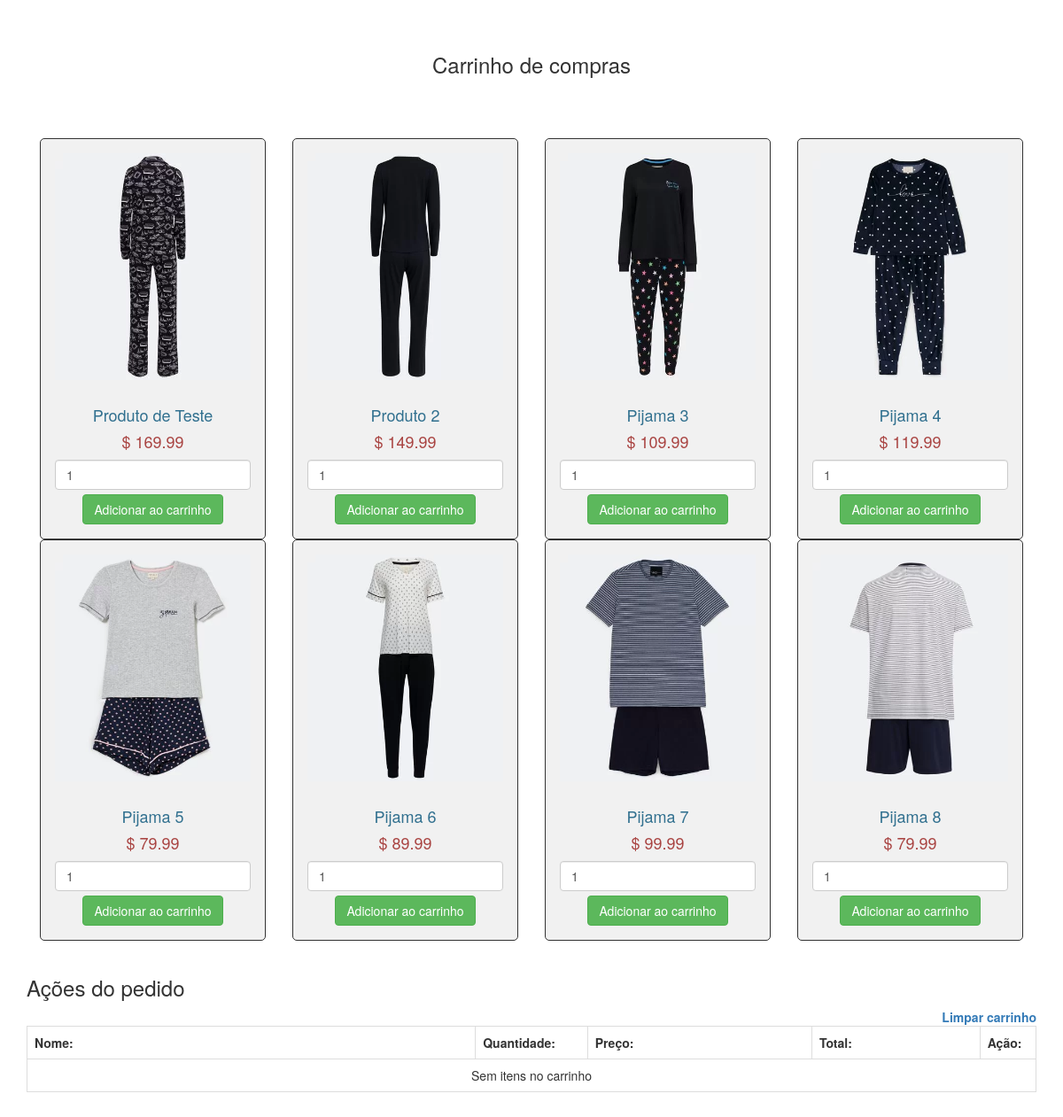
/Carrinho.php, run on the app's committed database.
### tables this page shows
CREATE TABLE IF NOT EXISTS `tb_produtos` (
  `IdProduto` int NOT NULL AUTO_INCREMENT,
  `NomeProduto` varchar(200) NOT NULL,
  `DescricaoProduto` text NOT NULL,
  `PrecoProduto` double NOT NULL,
  `Imagem1Produto` varchar(200) NOT NULL,
  `Imagem2Produto` varchar(200) NOT NULL,
  `Imagem3Produto` varchar(200) NOT NULL,
  `Imagem4Produto` varchar(200) NOT NULL,
  `TextoAlternativoProduto` varchar(200) NOT NULL,
  `PromoInfoProduto` varchar(200) NOT NULL,
  `PromoBackgroundProduto` varchar(50) NOT NULL,
  `DataCriacaoProduto` datetime NOT NULL,
  `DataUltimaAlteracaoProduto` datetime DEFAULT NULL ON UPDATE CURRENT_TIMESTAMP,
  PRIMARY KEY (`IdProduto`)
);

### Carrinho.php (the view, shortened to what this page needs)
<?php
$dbHost = "localhost:3306";
$dbUsername = "root";
$dbPassword = "";
$dbName = "pynpinbd";
$connect = new PDO("mysql:host=$dbHost;dbname=" . $dbName, $dbUsername, $dbPassword);
?>
<!DOCTYPE html>
<html>
	<head>
		<link rel="stylesheet" href="https://maxcdn.bootstrapcdn.com/bootstrap/3.3.6/css/bootstrap.min.css" />
	</head>
	<body>
		<br />
		<div class="container">
			<br />
			<h3 align="center">Carrinho de compras</h3><br />
			<br /><br />
			<?php
			$query = "SELECT * FROM tb_produtos ORDER BY IdProduto ASC";
			$statement = $connect->prepare($query);
			$statement->execute();
			$result = $statement->fetchAll();
			foreach($result as $row)
			{
			?>
			<div class="col-md-3">
				<form method="post">
					<div style="border:1px solid #333; background-color:#f1f1f1; border-radius:5px; padding:16px;" align="center">
						<img src="images/<?php echo $row["Imagem1Produto"]; ?>" class="img-responsive" /><br />
						<h4 class="text-info"><?php echo $row["NomeProduto"]; ?></h4>
						<h4 class="text-danger">$ <?php echo $row["PrecoProduto"]; ?></h4>
						<input type="text" name="quantity" value="1" class="form-control" />
						<input type="submit" name="add_to_cart" style="margin-top:5px;" class="btn btn-success" value="Adicionar ao carrinho" />
					</div>
				</form>
			</div>
			<?php
			}
			?>
			<br />
			<h3>Ações do pedido</h3>
			<div class="table-responsive">
			<div align="right">
				<a href="Carrinho.php?action=clear"><b>Limpar carrinho</b></a>
			</div>
			<table class="table table-bordered">
				<tr>
					<th width="40%">Nome:</th>
					<th width="10%">Quantidade:</th>
					<th width="20%">Preço:</th>
					<th width="15%">Total:</th>
					<th width="5%">Ação:</th>
				</tr>
			<?php
			if(isset($_COOKIE["shopping_cart"]))
			{
				$total = 0;
				$cookie_data = stripslashes($_COOKIE['shopping_cart']);
				$cart_data = json_decode($cookie_data, true);
				foreach($cart_data as $keys => $values)
				{
			?>
				<tr>
					<td><?php echo $values["item_name"]; ?></td>
					<td><?php echo $values["item_quantity"]; ?></td>
					<td>$ <?php echo $values["item_price"]; ?></td>
					<td>$ <?php echo number_format($values["item_quantity"] * $values["item_price"], 2);?></td>
					<td><a href="Carrinho.php?action=delete&id=<?php echo $values["item_id"]; ?>"><span class="text-danger">Remover</span></a></td>
				</tr>
			<?php
					$total = $total + ($values["item_quantity"] * $values["item_price"]);
				}
			?>
				<tr>
					<td colspan="3" align="right">Total:</td>
					<td align="right">$ <?php echo number_format($total, 2); ?></td>
					<td><a href="Páginas Gustavo/Pagamento tela/index.html"><button>Finalizar</button></a></td>
				</tr>
			<?php
			}
			else
			{
				echo '
				<tr>
					<td colspan="5" align="center">Sem itens no carrinho</td>
				</tr>
				';
			}
			?>
			</table>
			</div>
		</div>
		<br />
	</body>
</html>

### data on the page
tb_produtos: Imagem1Produto (picture), NomeProduto "Produto de Teste", PrecoProduto "169.99"
tb_produtos: Imagem1Produto (picture), NomeProduto "Produto 2", PrecoProduto "149.99"
tb_produtos: Imagem1Produto (picture), NomeProduto "Pijama 3", PrecoProduto "109.99"
tb_produtos: Imagem1Produto (picture), NomeProduto "Pijama 4", PrecoProduto "119.99"
tb_produtos: Imagem1Produto (picture), NomeProduto "Pijama 5", PrecoProduto "79.99"
tb_produtos: Imagem1Produto (picture), NomeProduto "Pijama 6", PrecoProduto "89.99"
tb_produtos: Imagem1Produto (picture), NomeProduto "Pijama 7", PrecoProduto "99.99"
tb_produtos: Imagem1Produto (picture), NomeProduto "Pijama 8", PrecoProduto "79.99"
